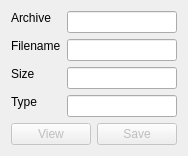
<?xml version="1.0" encoding="UTF-8"?>
<ui version="4.0">
 <class>FileInfoFrame</class>
 <widget class="QWidget" name="FileInfoFrame">
  <property name="geometry">
   <rect>
    <x>0</x>
    <y>0</y>
    <width>176</width>
    <height>143</height>
   </rect>
  </property>
  <property name="sizePolicy">
   <sizepolicy hsizetype="Preferred" vsizetype="Maximum">
    <horstretch>0</horstretch>
    <verstretch>0</verstretch>
   </sizepolicy>
  </property>
  <property name="windowTitle">
   <string>Form</string>
  </property>
  <layout class="QFormLayout" name="formLayout">
   <item row="0" column="0">
    <widget class="QLabel" name="label">
     <property name="sizePolicy">
      <sizepolicy hsizetype="Maximum" vsizetype="Maximum">
       <horstretch>0</horstretch>
       <verstretch>0</verstretch>
      </sizepolicy>
     </property>
     <property name="text">
      <string>Archive</string>
     </property>
    </widget>
   </item>
   <item row="0" column="1">
    <widget class="QLineEdit" name="archive_name">
     <property name="sizePolicy">
      <sizepolicy hsizetype="Expanding" vsizetype="Maximum">
       <horstretch>0</horstretch>
       <verstretch>0</verstretch>
      </sizepolicy>
     </property>
     <property name="readOnly">
      <bool>true</bool>
     </property>
    </widget>
   </item>
   <item row="1" column="0">
    <widget class="QLabel" name="label_2">
     <property name="sizePolicy">
      <sizepolicy hsizetype="Maximum" vsizetype="Maximum">
       <horstretch>0</horstretch>
       <verstretch>0</verstretch>
      </sizepolicy>
     </property>
     <property name="text">
      <string>Filename</string>
     </property>
    </widget>
   </item>
   <item row="1" column="1">
    <widget class="QLineEdit" name="filename">
     <property name="sizePolicy">
      <sizepolicy hsizetype="Expanding" vsizetype="Maximum">
       <horstretch>0</horstretch>
       <verstretch>0</verstretch>
      </sizepolicy>
     </property>
     <property name="readOnly">
      <bool>true</bool>
     </property>
    </widget>
   </item>
   <item row="2" column="0">
    <widget class="QLabel" name="label_3">
     <property name="sizePolicy">
      <sizepolicy hsizetype="Maximum" vsizetype="Maximum">
       <horstretch>0</horstretch>
       <verstretch>0</verstretch>
      </sizepolicy>
     </property>
     <property name="text">
      <string>Size</string>
     </property>
    </widget>
   </item>
   <item row="2" column="1">
    <widget class="QLineEdit" name="filesize">
     <property name="sizePolicy">
      <sizepolicy hsizetype="Expanding" vsizetype="Maximum">
       <horstretch>0</horstretch>
       <verstretch>0</verstretch>
      </sizepolicy>
     </property>
     <property name="readOnly">
      <bool>true</bool>
     </property>
    </widget>
   </item>
   <item row="3" column="0">
    <widget class="QLabel" name="label_4">
     <property name="sizePolicy">
      <sizepolicy hsizetype="Maximum" vsizetype="Maximum">
       <horstretch>0</horstretch>
       <verstretch>0</verstretch>
      </sizepolicy>
     </property>
     <property name="text">
      <string>Type</string>
     </property>
    </widget>
   </item>
   <item row="3" column="1">
    <widget class="QLineEdit" name="extension">
     <property name="sizePolicy">
      <sizepolicy hsizetype="Expanding" vsizetype="Maximum">
       <horstretch>0</horstretch>
       <verstretch>0</verstretch>
      </sizepolicy>
     </property>
     <property name="readOnly">
      <bool>true</bool>
     </property>
    </widget>
   </item>
   <item row="4" column="0" colspan="2">
    <layout class="QHBoxLayout" name="horizontalLayout">
     <item>
      <widget class="QPushButton" name="view_btn">
       <property name="enabled">
        <bool>false</bool>
       </property>
       <property name="sizePolicy">
        <sizepolicy hsizetype="Preferred" vsizetype="Maximum">
         <horstretch>0</horstretch>
         <verstretch>0</verstretch>
        </sizepolicy>
       </property>
       <property name="text">
        <string>View</string>
       </property>
      </widget>
     </item>
     <item>
      <widget class="QPushButton" name="save_btn">
       <property name="enabled">
        <bool>false</bool>
       </property>
       <property name="sizePolicy">
        <sizepolicy hsizetype="Preferred" vsizetype="Maximum">
         <horstretch>0</horstretch>
         <verstretch>0</verstretch>
        </sizepolicy>
       </property>
       <property name="text">
        <string>Save</string>
       </property>
      </widget>
     </item>
    </layout>
   </item>
  </layout>
 </widget>
 <resources/>
 <connections/>
</ui>
